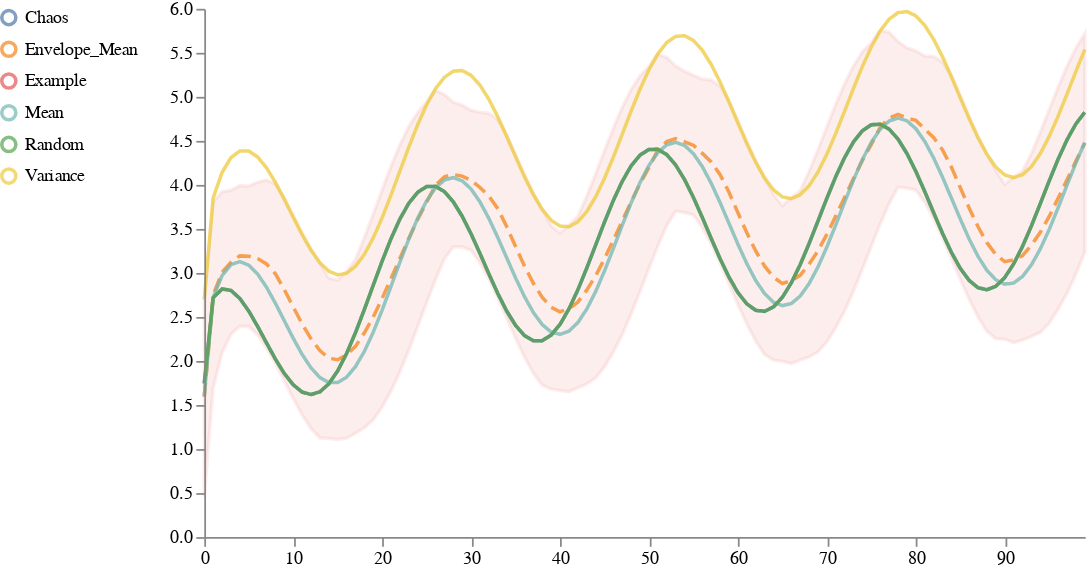
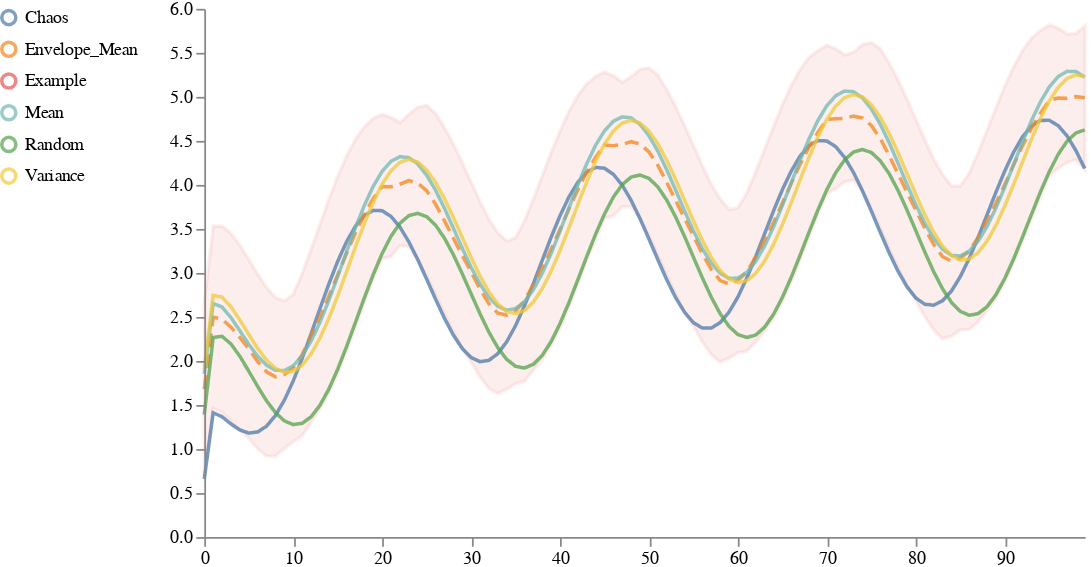
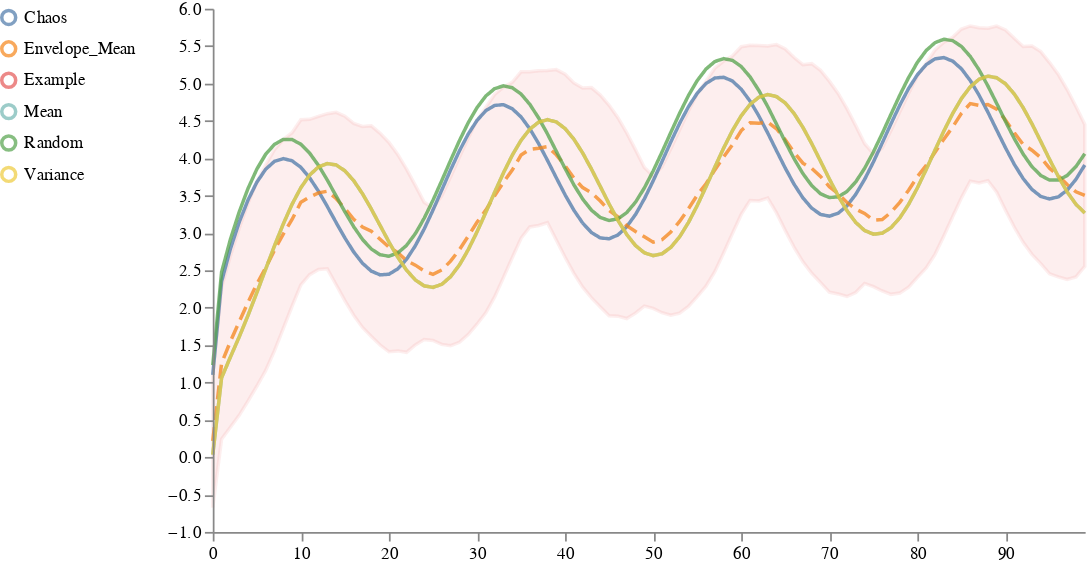

The cell these charts' notebook holds for them, in order:
### Code cell
name = "Phase_Change" #All_Changes
timepoint_list = []
sine_list = []
sample_list = []


def save_result(data, name, ref_ext):
    """Save new reference files"""
    _output_root = 'output'
    mode = "w" if ref_ext == "svg" else "wb"
    with open(os.path.join(_output_root, f"{name}.{ref_ext}"), mode) as f:
        f.write(data)
kmean = True
run_functions =   [name] #["Straight", "Amp_Change", "Freq_Change", "Phase_Change"]# #, [name]
n_cluster = 3
# create sine fucntions
def return_sine_function_3(function_name):
        if function_name == "Straight":
                a, b, c, d = 0, 0, 0, random.uniform(0, 2)
                a2, b2, c2, d2 = 0, 0, 0, 1
        if function_name == "Amp_Change":
                a, b, c, d = 1*random.uniform(0, 2), .25, 2*np.pi, random.uniform(0, 2)
                a2, b2, c2, d2 = 1, .25, 2*np.pi, 1
        if function_name == "Freq_Change":
                a, b, c, d = 1, .25*random.uniform(0, 2), 2*np.pi, random.uniform(0, 2)
                a2, b2, c2, d2 = 1, .25, 2*np.pi, 1
        if function_name == "Phase_Change":
                a, b, c, d = 1, .25, 2*np.pi*random.uniform(0, 2), random.uniform(0, 2)
                a2, b2, c2, d2 = 1, .25, 2*np.pi, 1
        def sine_function(x):
                return np.power(x, .25) + a*np.sin(b*x + c) + d
        def sine_function_default(x):
                return np.power(x, .25) + a2*np.sin(b2*x + c2) + d2
        function_parameters_individual = {'a': a,  'b': b, 'c': c,  'd': d}
        function_parameters_default = {'a': a2, 'b': b2, 'c': c2, 'd': d2}
        
        return sine_function, sine_function_default, function_parameters_individual, function_parameters_default

function_dataframe = pd.DataFrame(columns=['functions', 'sample_id', 'a', 'b',  'c',  'd'])
function_list = []
j = 0
all_functions ={}

# create sine dataframes and save the parameters used
for funct_name in run_functions:
        for _ in range(100):
                j+=1
                timepoint_list.extend([x for x in range(100)])
                sample_list.extend([j]*100)
                random_function,  sine_function_default, function_parameters_individual, function_parameters_default = return_sine_function_3(funct_name)

                function_parameters_individual['functions'] = funct_name
                function_parameters_individual['sample_id'] = j
                function_list.append(function_parameters_individual)
                sine_list.extend([random_function(x) for x in range(100)])
        all_functions[funct_name] = sine_function_default 
        function_parameters_default['functions'] = funct_name + " Default"
        function_parameters_default['sample_id'] = None

#keep track of parameters
function_dataframe = pd.DataFrame(function_list)
function_default_dataframe =  pd.DataFrame(function_parameters_default, index=[0])


sine_distribution= pd.DataFrame({'timepoint_id' : timepoint_list,
                   'sample_id' : sample_list,
                   'Example': sine_list})


traces_list = []   

# get examplary lines
#change kmean here to use clustering
examplary_line, trajectory_dict = pyciemss.visuals.trajectories.select_traces(sine_distribution,  select_by_list = ['mean', "variance", 'chaos', 'random'], kmean=kmean, n_clusters = n_cluster)
# get the sample'id for the examplary data used per sample_id and select_by
best_samples_cluster = examplary_line[['sample_id', 'select_by', 'cluster']].drop_duplicates()
best_samples_df_list = []
parameters_by_sample_id_list = []
# for each cluster create a new plot
for cluster in list(np.unique(examplary_line['cluster'])): 
        # for distribution only use the sample_ids in the cluster
       
        cluster_sample_id = trajectory_dict[cluster.lower()]['cluster_sample_id']  
        cluster_sine_distribution =  sine_distribution[sine_distribution["sample_id"].isin(cluster_sample_id)]
        current_cluster_df = examplary_line[examplary_line['cluster'] == cluster]
        current_cluster_df = current_cluster_df.reset_index()
        # get right format to use as traces
        examplary_lines_pivot = current_cluster_df[['examplary_line', 'envelope_mean', 'timepoint', 'select_by']].pivot_table(
        values="examplary_line", index = ["timepoint", 'envelope_mean'], columns="select_by"
        )
        examplary_lines_pivot = examplary_lines_pivot.reset_index()
        examplary_lines_pivot = examplary_lines_pivot.rename(columns = {'envelope_mean': 'Envelope_Mean'})
        if len(run_functions) == 1 and not kmean:
                # get baseline for sine functions
                for function_name, function in all_functions.items():
                        examplary_lines_pivot["Baseline_" + function_name.title()] = [function(x) for x in range(100)]
        #plot the traces along with the baselines
        schema = plots.trajectories(cluster_sine_distribution[['timepoint_id', 'sample_id', 'Example']], traces = examplary_lines_pivot)
        path = "{}_{}".format(name, cluster)
        image = plots.ipy_display(schema, format="PNG").data
        save_result(image, path, "png")
        plots.ipy_display(schema, format="interactive")

        # get average and std of parameter cluster
        all_parameters_cluster = cluster_sine_distribution.merge(function_dataframe, how="inner", on="sample_id")[['sample_id', 'a', 'b', 'c', 'd']]
        parameters_by_sample_id = all_parameters_cluster.groupby("sample_id").agg(np.mean)
        parameters_by_sample_id  = parameters_by_sample_id.agg([np.mean, np.std]).reset_index()
        parameters_by_sample_id['cluster'] = cluster
        parameters_by_sample_id['num'] = len(cluster_sample_id)
        parameters_by_sample_id_list.append(parameters_by_sample_id)

parameters_metrics = pd.concat(parameters_by_sample_id_list)

parameters_metrics.to_csv("output/{}_{}parameter_info.csv".format(name,kmean))
if len(run_functions) == 1 and not kmean:
        # clean up table to get the parameters of the samples id's used for examplary
        all_clusters = best_samples_cluster.merge(function_dataframe, how="inner", on="sample_id")
        all_clusters = pd.concat([all_clusters, function_default_dataframe])[['functions', 'select_by', 'a', 'b', 'c', 'd']]
        all_clusters = all_clusters.rename(columns = {'functions': 'Function Name', 'select_by': "Selection Method"})
        all_clusters["Function Name"] = all_clusters["Function Name"].apply(lambda x: x.replace("_", " ").title())
        all_clusters["Examplar #"] = all_clusters["Selection Method"].apply(lambda x: 1 if len(str(x).split("_")) < 2 else str(x).split("_")[1])
        all_clusters["Selection Method"] = all_clusters["Selection Method"].apply(lambda x:  str(x).split("_")[0])
        all_clusters = all_clusters.round(2)


        all_clusters.to_csv("output/{}.csv".format(name))
        # table with sine variables of starting function and the formula of the best select_by lines and metrics1
